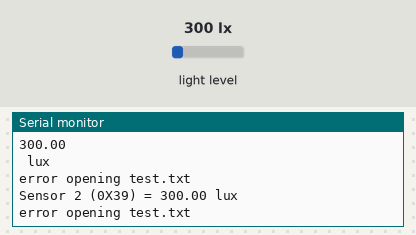
Recording of a sketch running on a simulated Arduino Uno, built with avr-gcc and run on an emulated ATmega328P. Parts: the last lines printed to the serial monitor. The inputs (shaded band) are chosen by the test bench; at power-on: light level 300 lx.

Above: at 8.7 s.
8.8 s: light level set to 40 lx
At 11.1 s:
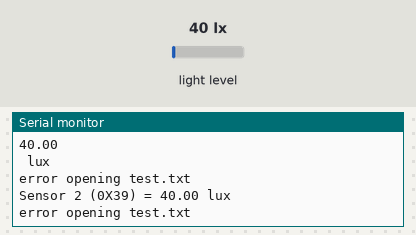
11.4 s: light level set to 500 lx
At 13.9 s:
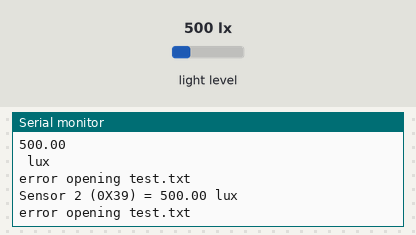
14.0 s: light level set to 40 lx
At 17.8 s:
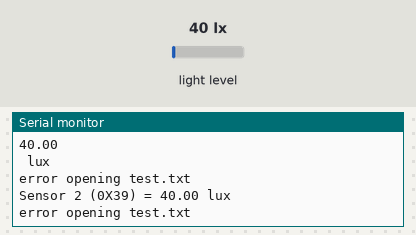
Timing chart, 0 to 19.3 s (numbered marks = the images above; inputs shaded):
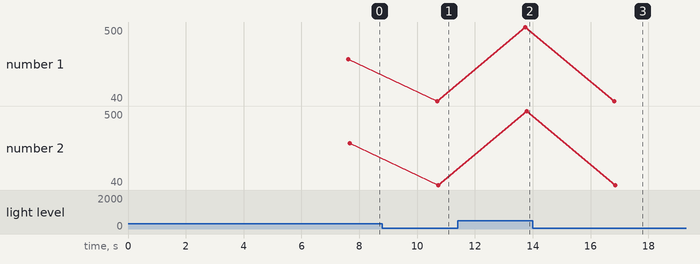

The sketch:

TwoTSL2561s.ino
```cpp
#include <Wire.h>
#include <SPI.h>
#include <SD.h>
#include <Adafruit_Sensor.h>
#include <Adafruit_TSL2561_U.h>

#include <Arduino.h>

#include "Adafruit_SHT31.h"

Adafruit_SHT31 sht31 = Adafruit_SHT31();

/* This driver uses the Adafruit unified sensor library (Adafruit_Sensor),
   which provides a common 'type' for sensor data and some helper functions.

   To use this driver you will also need to download the Adafruit_Sensor
   library and include it in your libraries folder.

   You should also assign a unique ID to this sensor for use with
   the Adafruit Sensor API so that you can identify this particular
   sensor in any data logs, etc.  To assign a unique ID, simply
   provide an appropriate value in the constructor below (12345
   is used by default in this example).

   Connections
   ===========
   Connect SCL to I2C SCL Clock
   Connect SDA to I2C SDA Data
   Connect VDD to 3.3V or 5V (whatever your logic level is)
   Connect GROUND to common ground

   I2C Address
   ===========
   The address will be different depending on whether you leave
   the ADDR pin floating (addr 0x39), or tie it to ground or vcc.
   The default addess is 0x39, which assumes the ADDR pin is floating
   (not connected to anything).  If you set the ADDR pin high
   or low, use TSL2561_ADDR_HIGH (0x49) or TSL2561_ADDR_LOW
   (0x29) respectively.

   History
   =======
   2013/JAN/31  - First version (KTOWN)
*/

Adafruit_TSL2561_Unified tsl = Adafruit_TSL2561_Unified(TSL2561_ADDR_FLOAT, 12345);
Adafruit_TSL2561_Unified tsl2 = Adafruit_TSL2561_Unified(TSL2561_ADDR_LOW, 11111);

// Memory space to save stuff
int tsl1val = 0;
int tsl2val = 0;

const int chipSelect = 4;
File myFile;


/**************************************************************************/
/*
    Displays some basic information on this sensor from the unified
    sensor API sensor_t type (see Adafruit_Sensor for more information)
*/
/**************************************************************************/
void displaySensorDetails(void)
{
  sensor_t sensor;
  tsl.getSensor(&sensor);
  Serial.println("------------------------------------");
  Serial.print  ("Sensor 1:       "); Serial.println(sensor.name);
  Serial.print  ("Driver Ver:   "); Serial.println(sensor.version);
  Serial.print  ("Unique ID:    "); Serial.println(sensor.sensor_id);
  Serial.print  ("Max Value:    "); Serial.print(sensor.max_value); Serial.println(" lux");
  Serial.print  ("Min Value:    "); Serial.print(sensor.min_value); Serial.println(" lux");
  Serial.print  ("Resolution:   "); Serial.print(sensor.resolution); Serial.println(" lux");
  Serial.println("------------------------------------");
  Serial.println("");

  delay(500);

  tsl2.getSensor(&sensor);
  Serial.println("------------------------------------");
  Serial.print  ("Sensor 2:       "); Serial.println(sensor.name);
  Serial.print  ("Driver Ver:   "); Serial.println(sensor.version);
  Serial.print  ("Unique ID:    "); Serial.println(sensor.sensor_id);
  Serial.print  ("Max Value:    "); Serial.print(sensor.max_value); Serial.println(" lux");
  Serial.print  ("Min Value:    "); Serial.print(sensor.min_value); Serial.println(" lux");
  Serial.print  ("Resolution:   "); Serial.print(sensor.resolution); Serial.println(" lux");
  Serial.println("------------------------------------");
  Serial.println("");

  delay(500);
}

/**************************************************************************/
/*
    Configures the gain and integration time for the TSL2561
*/
/**************************************************************************/
void configureSensor(void)
{
  /* You can also manually set the gain or enable auto-gain support */
   tsl.setGain(TSL2561_GAIN_1X);      /* No gain ... use in bright light to avoid sensor saturation */
  // tsl.setGain(TSL2561_GAIN_16X);     /* 16x gain ... use in low light to boost sensitivity */
  // tsl.enableAutoRange(true);            /* Auto-gain ... switches automatically between 1x and 16x */
  tsl2.setGain(TSL2561_GAIN_1X);

  /* Changing the integration time gives you better sensor resolution (402ms = 16-bit data) */
  tsl.setIntegrationTime(TSL2561_INTEGRATIONTIME_402MS);      /* fast but low resolution */
  tsl2.setIntegrationTime(TSL2561_INTEGRATIONTIME_402MS);
  // tsl.setIntegrationTime(TSL2561_INTEGRATIONTIME_101MS);  /* medium resolution and speed   */
  // tsl.setIntegrationTime(TSL2561_INTEGRATIONTIME_402MS);  /* 16-bit data but slowest conversions */

}

/**************************************************************************/
/*
    Arduino setup function (automatically called at startup)
*/
/**************************************************************************/
void setup(void)
{
  Serial.begin(9600);
  delay(5000);
  displaySensorDetails();
  Serial.println("Light Sensor Test"); Serial.println("");
  tsl.begin();
  /* Initialise the snsor */
  //use tsl.begin() to default to Wire,
  //tsl.begin(&Wire2) directs api to use Wire2, etc.

  while (!Serial)
    delay(10);     // will pause Zero, Leonardo, etc until serial console opens

  if(!tsl.begin())
  {
    /* There was a problem detecting the TSL2561 ... check your connections */
    Serial.println("Ooops, no TSL2561 1 detected ... Check your wiring or I2C ADDR!");
    while(1);
  }

  if(!tsl2.begin())
  {
    /* There was a problem detecting the TSL2561 ... check your connections */
    Serial.print("Ooops, no TSL2561 2 detected ... Check your wiring or I2C ADDR!");
    while(1);
  }

  /* Display some basic information on this sensor */
  displaySensorDetails();

  /* Setup the sensor gain and integration time */
  configureSensor();

  /* We're ready to go! */
  Serial.println("Go!");
}

/**************************************************************************/
/*
    Arduino loop function, called once 'setup' is complete (your own code
    should go here)
*/
/**************************************************************************/
void loop(void)
{
  /* Get a new sensor event */
  sensors_event_t event;
  tsl.getEvent(&event);

  /* Display the results (light is measured in lux) */
  if (event.light)
  {
    Serial.println("Sensor 1 (0X29) ="); Serial.println(event.light); Serial.println(" lux");
    tsl1val = event.light;
      if (myFile) {
    myFile.print("Sensor 1 = ");
    myFile.print(event.light);


// close the file:
    myFile.close();
    Serial.println("done.");
  } else {
    // if the file didn't open, print an error:
    Serial.println("error opening test.txt");
  }
  }
  else
  {
    /* If event.light = 0 lux the sensor is probably saturated
       and no reliable data could be generated! */
    Serial.println("Sensor overload");
  }

  tsl2.getEvent(&event);

  /* Display the results (light is measured in lux) */
  if (event.light)
  {
    Serial.print("Sensor 2 (0X39) = "); Serial.print(event.light); Serial.println(" lux");
    tsl2val = event.light;
     if (myFile) {
    myFile.print("Sensor 2 = ");
    myFile.print(event.light);


// close the file:
    myFile.close();
    Serial.println("done.");
  } else {
    // if the file didn't open, print an error:
    Serial.println("error opening test.txt");
  }
  }
  else
  {
    /* If event.light = 0 lux the sensor is probably saturated
       and no reliable data could be generated! */
    Serial.println("Sensor overload");
  }
  delay(3000);

}
```

Measured:
- after the input at 8.8 s, the serial monitor: prints a new line after 1.9 s (image 1)
- after the input at 11.4 s, the serial monitor: prints a new line after 2.3 s (image 2)
- after the input at 14.0 s, the serial monitor: prints a new line after 2.8 s (image 3)
- plotted number 1: 300 → 40 after the input at 8.8 s, 40 → 500 after the input at 11.4 s, 500 → 40 after the input at 14.0 s
- plotted number 2: 300 → 40 after the input at 8.8 s, 40 → 500 after the input at 11.4 s, 500 → 40 after the input at 14.0 s
